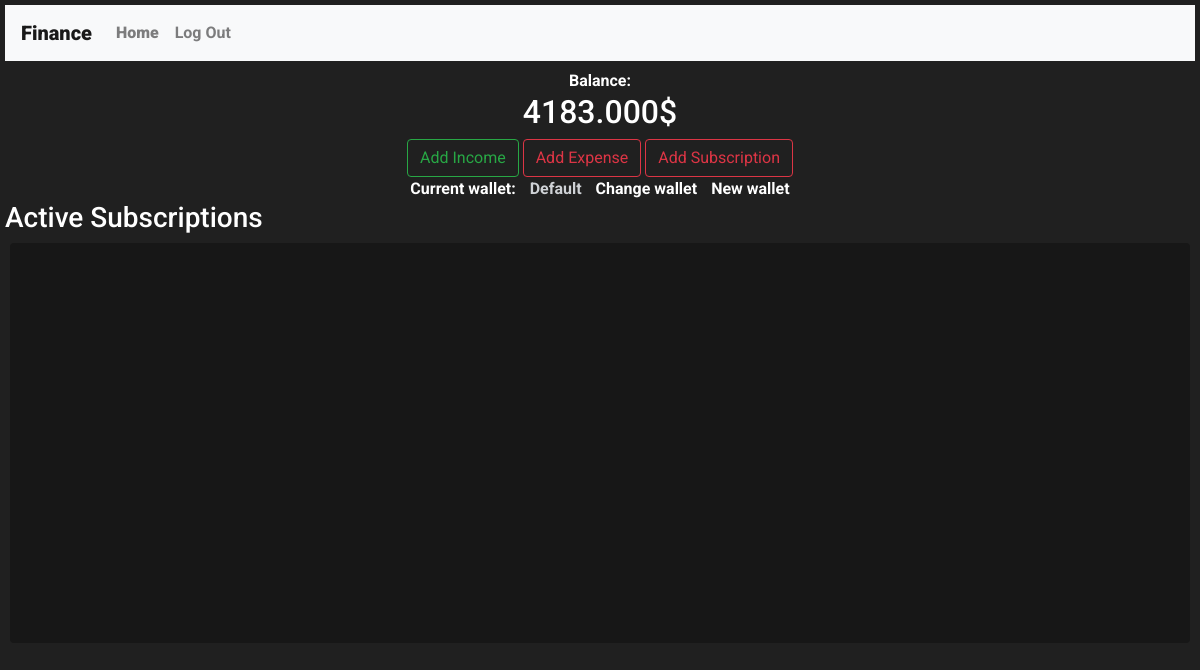
The page / (signed in) on the database as committed earlier.
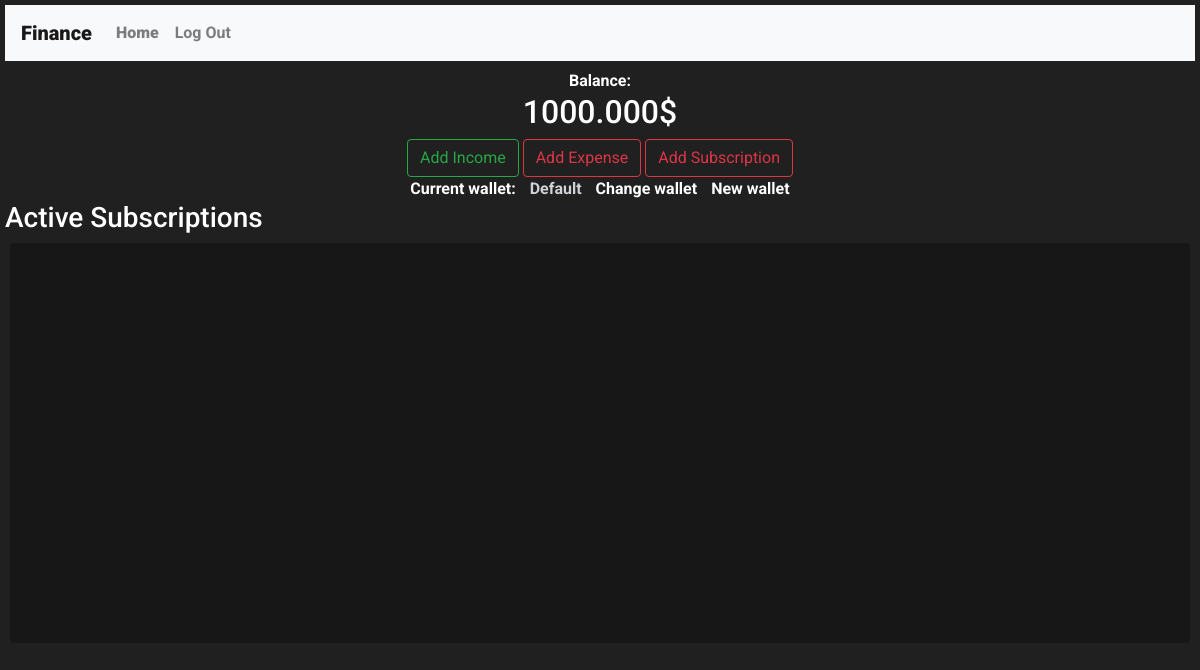
The same page on the database as committed later.
### finance/models.py (models this page shows, shortened)
class Account(models.Model):
    user = models.ForeignKey("User", on_delete=models.CASCADE, related_name="accounts")
    balance = models.DecimalField(decimal_places=3,max_digits=10)
    name = models.CharField(max_length= 50, blank=True)

### finance/views.py (the view)
# urls.py: path("", views.index, name="index"),
def index(request):
    if (request.user.is_authenticated):
        if (not request.user.accounts.all().count()):
            default_account = Account(user = request.user,balance=0,name="Default")
            default_account.save()
        default_account = request.user.accounts.get(name="Default")
        return render(request, "finance/index.html",{
            "account":default_account
        })
    return render(request, "finance/index.html")

### finance/templates/finance/index.html (shortened to what this page needs)
{% extends "finance/layout.html" %}
{% load static %}
{% block body %}
<div>
    {% if user.is_authenticated %}
    <div id="content">
        <span>Balance: <h2 id="balance">{{ account.balance }}$</h2></span>
        <button name="income" data-account-id="{{account.id}}" class="btn btn-outline-success">Add Income</button>
        <button name="expense" data-account-id="{{account.id}}" class="btn btn-outline-danger">Add Expense</button>
        <button name="recexpense" data-account-id="{{account.id}}" class="btn btn-outline-danger">Add Subscription</button>
        <div class="acc-container">
            <br>
            <span>Current wallet:</span>
            <span id="accountName" data-account-name="{{account.name}}">{{ account.name }}</span>
            <span id="acc-change">Change wallet</span>
            <span id="acc-new">New wallet</span>
        </div>
    </div>
    <h3>Active Subscriptions</h3>
    <div class="subs-container rounded">
    </div>
    {% endif %}
</div>
{% endblock %}

### finance/templates/finance/layout.html (shortened to what this page needs)
{% load static %}
<!DOCTYPE html>
<html lang="en">
    <head>
        <link rel="stylesheet" href="https://stackpath.bootstrapcdn.com/bootstrap/4.4.1/css/bootstrap.min.css">
        <link href="{% static 'finance/styles.css' %}" rel="stylesheet">
    </head>
    <body>
        <nav class="navbar navbar-expand-lg navbar-light bg-light">
            <b><a class="navbar-brand" href="/">Finance</a></b>
            <div>
              <ul class="navbar-nav mr-auto">
                {% if user.is_authenticated %}
                    <li class="nav-item">
                        <a class="nav-link" href="/"><strong>Home</strong></a>
                    </li>
                {% endif %}
                {% if user.is_authenticated %}
                    <li class="nav-item">
                        <a class="nav-link" href="{% url 'logout' %}">Log Out</a>
                    </li>
                {% endif %}
              </ul>
            </div>
          </nav>
        <div class="body">
            {% block body %}
            {% endblock %}
        </div>
    </body>
</html>

### finance/static/finance/styles.css (style rules this page uses)
body { color: white; background-color: #202020; margin: 5px; font-family: "roboto", sans-serif; font-weight: 700; }
div#content { text-align: center; }
div#content div.acc-container { display: inline; }
div#content div.acc-container span { margin: 0px 5px; }
div#content div.acc-container #accountName { color: #cfd2d6; }
div#content div.acc-container #acc-change, div#content div.acc-container #acc-new { cursor: pointer; }
div.subs-container { margin: 5px; background-color: #171717; height: 50vh; overflow: auto; text-align: justify; }

Rows that differ between the two databases and show on the page:
removed Account: balance "4183.000", name "Default"
added Account: balance "1000.000", name "Default"
